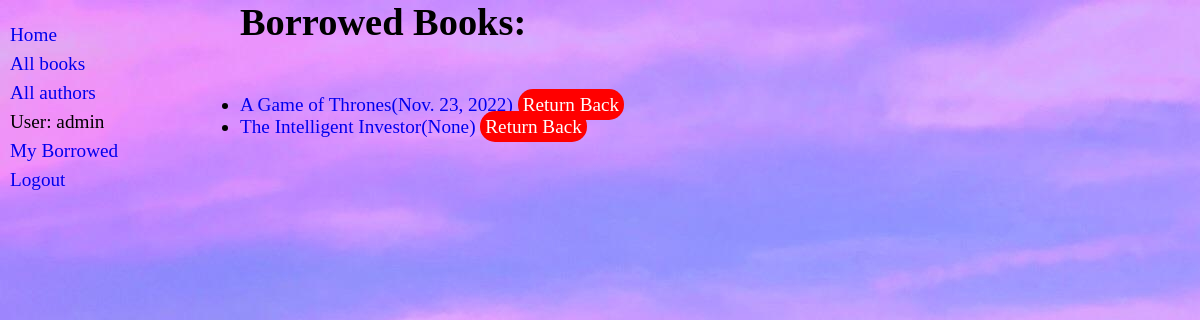
The page /catalog/my_books (signed in) on the database as committed earlier.
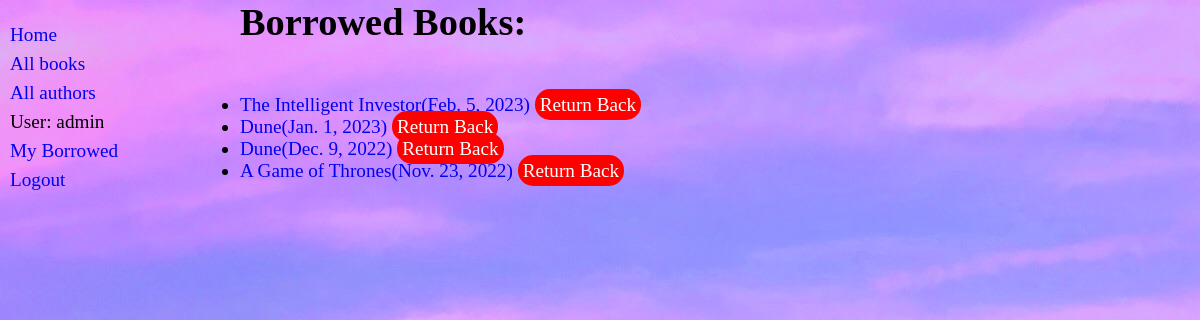
The same page on the database as committed later.
### catalog/models.py (models this page shows, shortened)
class BookInstance(models.Model):
    LOAN_STATUS = (
        ('m','Maintenance'),
        ('o','On loan'),
        ('a','Available'),
        ('r','Reserved')
    )
    unique_id = models.UUIDField(primary_key=True,default=uuid.uuid4,help_text="Unique ID for this book accross the library")
    due_back = models.DateField(null=True,blank=True)
    status = models.CharField(choices=LOAN_STATUS,max_length=1,default='a',blank=True,help_text="Book Availability")
    book = models.ForeignKey(Book,on_delete=models.RESTRICT,null=True,related_name="book")
    imprint = models.CharField(max_length=200,null=True,blank=True)
    borrower = models.ForeignKey(User,on_delete=models.SET_NULL,null=True,blank=True)
    class Meta:
        ordering = ('due_back','status')

class Book(models.Model):
    title = models.CharField(max_length=200)
    author = models.ForeignKey('Author',on_delete=models.SET_NULL,null=True,related_name='author')
    summury = models.TextField(max_length=1000,help_text="Enter a brief description of the book")
    isbn = models.CharField(max_length=13,unique=True)
    genres = models.ManyToManyField(Genre,help_text="Select genres for this book")
    languages = models.ManyToManyField(Language,help_text="Select languages for this book")
    def display_genre(self):
        """Create a list of genres of a book"""
        return list(self.genres.all())
    display_genre.short_description = 'Genre'   #a description for display_genre function

### catalog/views.py (the view)
# urls.py: path('my_books',views.user_books,name='user_books'),
@login_required
def user_books(request):
    loaned_books = BookInstance.objects.filter(borrower=request.user).filter(status='o').order_by('-due_back')
    return render(request,'catalog/user_books.html',{'loaned_books':loaned_books})

### catalog/templates/catalog/user_books.html
{% extends 'catalog/base.html' %}
{% block content %}
    <h1>Borrowed Books:</h1>
    <ul class="borrowed_books">
        {% for copie in loaned_books %}
            <li><a href="{% url 'book-detail' copie.book.id %}">
                {{copie.book.title}}({{copie.due_back}})
                <a href="{%url 'return-book' copie.unique_id %}" class="btn return">Return Back</a>
            </a></li>
        {% endfor %}
    </ul>
{% endblock content %}

Rows that differ between the two databases and show on the page:
changed BookInstance "The Intelligent Investor": due_back "None" → "Feb. 5, 2023"; moves up the list
now on this page (row edited): BookInstance: book "Dune", due_back "Jan. 1, 2023"
now on this page (row edited): BookInstance: book "Dune", due_back "Dec. 9, 2022"
